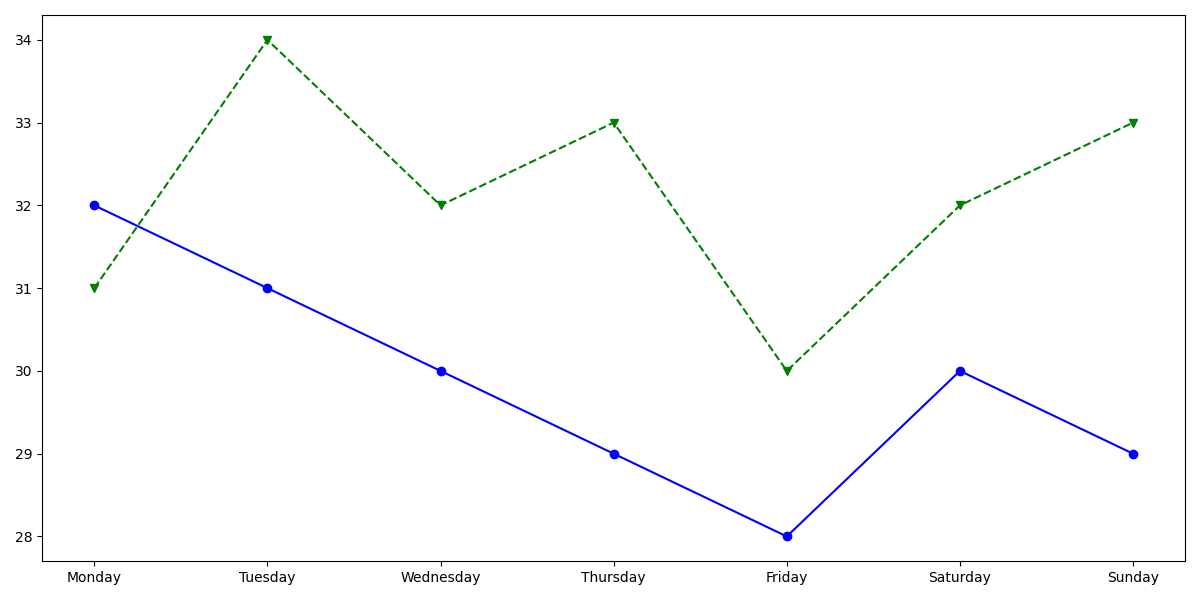

This figure's Python source:
import matplotlib.pyplot as plt
import numpy as np

# Data for temperature readings over a week in degrees Celsius
days = ['Monday', 'Tuesday', 'Wednesday', 'Thursday', 'Friday', 'Saturday', 'Sunday']
# Altered temperature data for 2022 and 2023 while preserving the original structure
year_2022_temps = [32, 31, 30, 29, 28, 30, 29]  # Random shuffle of 2022 data
year_2023_temps = [31, 34, 32, 33, 30, 32, 33]  # Random shuffle of 2023 data

fig, ax = plt.subplots(figsize=(12, 6))

# Plotting the line charts for temperature variations in 2022 and 2023
ax.plot(days, year_2022_temps, marker='o', linestyle='-', color='blue')
ax.plot(days, year_2023_temps, marker='v', linestyle='--', color='green')

# Automatically adjust the layout
plt.tight_layout()

# Display the chart
plt.show()
